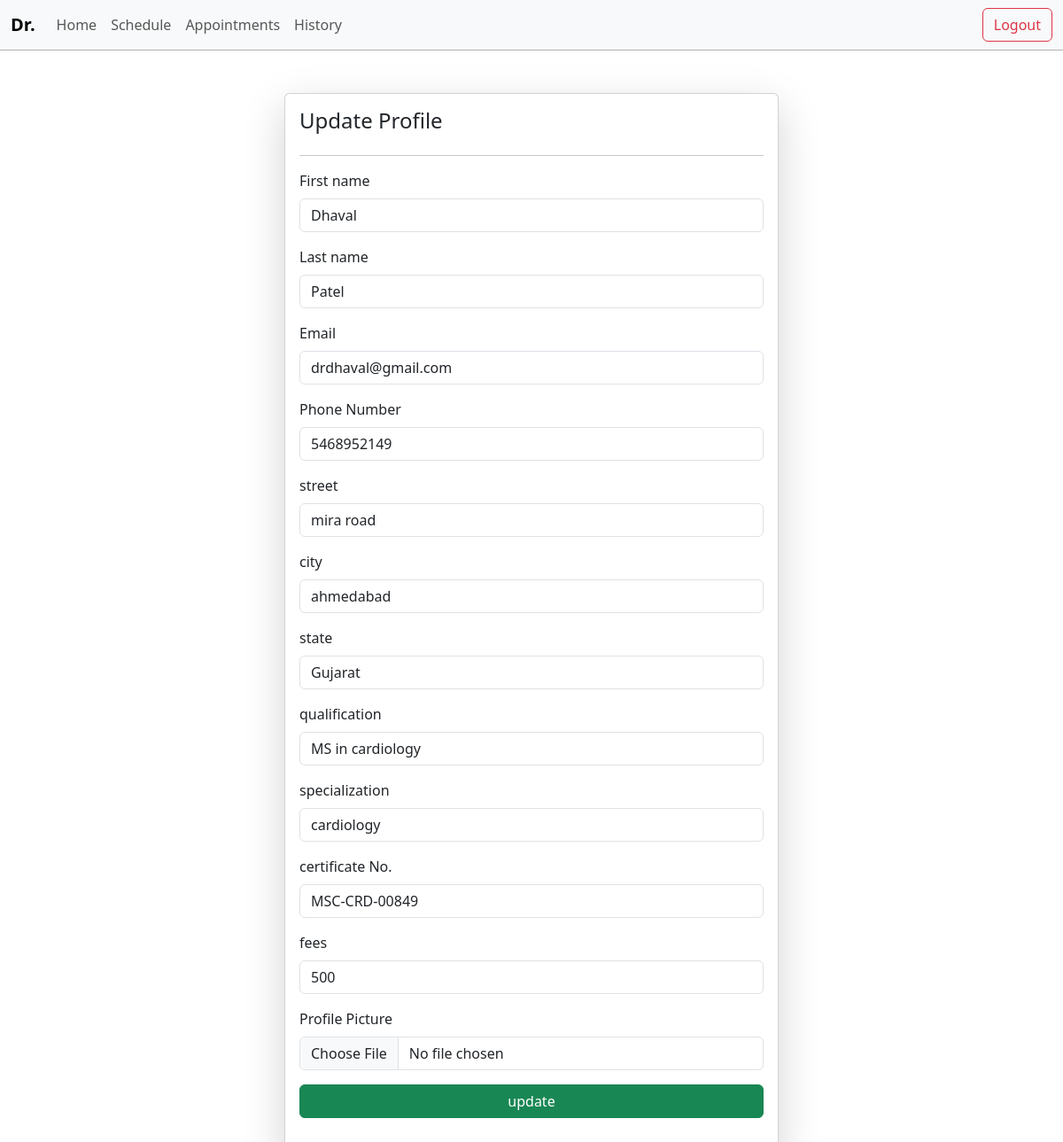
The page /doctor/doctors-profile-update/3/ on the database its author committed.
### accounts/models.py (models this page shows, shortened)
class CustomUser(AbstractBaseUser, PermissionsMixin):
    email = models.EmailField(unique=True)
    first_name = models.CharField(max_length=30)
    last_name = models.CharField(max_length=30)
    phone_number = models.CharField(max_length=15)
    is_active = models.BooleanField(default=True)
    is_staff = models.BooleanField(default=False)
    is_admin = models.BooleanField(default=False)
    is_superadmin = models.BooleanField(default=False)
    type = models.CharField(max_length=16, default='patient')
    objects = CustomUserManager()
    USERNAME_FIELD = 'email'
    REQUIRED_FIELDS = ['first_name']

class Address(models.Model):
    street = models.CharField(max_length=255)
    city = models.CharField(max_length=255)
    state = models.CharField(max_length=255)

class Doctor(models.Model):
    user = models.OneToOneField(CustomUser, on_delete=models.CASCADE, primary_key=True)
    doctor_addr = models.ForeignKey(Address, on_delete=models.CASCADE)
    qualification = models.CharField(max_length=255)
    specialization = models.CharField(max_length=255)
    certificate_no = models.CharField(max_length=255)
    fees = models.IntegerField()
    profile_img = models.ImageField(upload_to="doctors_profile_images", default='doctors_profile_images/default.png')

### doctor/views.py (the view, shortened to what this page needs)
# urls.py: path('doctors-profile-update/<id>/',views.docprof_update, name="doctors_profile"),
def docprof_update(request,id):
    doc = Doctor.objects.get(user_id = id)
    cuser = CustomUser.objects.get(id = id)
    addr = Address.objects.get(id =doc.doctor_addr_id)
    context = {'page':'Your Profile' , 'doc' : doc , 'cuser' : cuser , 'addr' : addr}
    return render(request, 'doctor/update_profile.html',context)

### templates/doctor/update_profile.html (shortened to what this page needs)
{% extends "basic_structure.html"%}
{% block start%}
<div class="container mt-5">
    <form class="col-6 mx-auto card p-3 shadow-lg" method="post" enctype="multipart/form-data">
        <h4>Update Profile</h4><hr>
        <div class="mb-3">
            <label for="first_name" class="form-label">First name</label>
            <input type="text" class="form-control" required id="first_name" name="first_name" value="{{cuser.first_name}}">
          </div>
          <div class="mb-3">
            <label for="last_name" class="form-label">Last name</label>
            <input type="text" class="form-control" required id="last_name" name="last_name" value="{{cuser.last_name}}">
          </div>
          <div class="mb-3">
            <label for="exampleInputEmail1" class="form-label">Email</label>
            <input type="email" class="form-control" required id="exampleInputEmail1" name="email" aria-describedby="emailHelp" value="{{cuser.email}}">
          </div>
          <div class="mb-3">
            <label for="phoneno" class="form-label">Phone Number</label>
            <input type="tel" class="form-control" required id="phoneno" name="phoneno" value="{{cuser.phone_number}}">
          </div>
          <div class="mb-3">
            <label for="street" class="form-label">street</label>
            <input type="text" class="form-control" required id="street" name="street" value="{{addr.street}}">
          </div>
          <div class="mb-3">
            <label for="city" class="form-label">city</label>
            <input type="text" class="form-control" required id="city" name="city" value="{{addr.city}}">
          </div>
          <div class="mb-3">
            <label for="state" class="form-label">state</label>
            <input type="text" class="form-control" required id="state" name="state" value="{{addr.state}}">
          </div>
          <div class="mb-3">
            <label for="qualification" class="form-label">qualification</label>
            <input type="text" class="form-control" required id="qualification" name="qualification" value="{{doc.qualification}}">
          </div>
          <div class="mb-3">
            <label for="specialization" class="form-label">specialization</label>
            <input type="text" class="form-control" required id="specialization" name="specialization" value="{{doc.specialization}}">
          </div>
          <div class="mb-3">
            <label for="certificate_no" class="form-label">certificate No.</label>
            <input type="text" class="form-control" required id="certificate_no" name="certificate_no" value="{{doc.certificate_no}}">
          </div>
          <div class="mb-3">
            <label for="fees" class="form-label">fees</label>
            <input type="text" class="form-control" required id="fees" name="fees" value="{{doc.fees}}">
          </div>
          <div class="mb-3">
            <label class="form-label">Profile Picture</label>
            <input type="file" class="form-control" name="profile">
          </div>
        <button type="submit" class="btn btn-success">update</button><br><rr>
      </form>
    </div>
{% endblock %}

### rows shown on the page
CustomUser: first_name "Dhaval", last_name "Patel", email "drdhaval@gmail.com", phoneno "5468952149"
Address: street "mira road", city "ahmedabad", state "Gujarat"
Doctor: qualification "MS in cardiology", specialization "cardiology", certificate_no "MSC-CRD-00849", fees "500"
